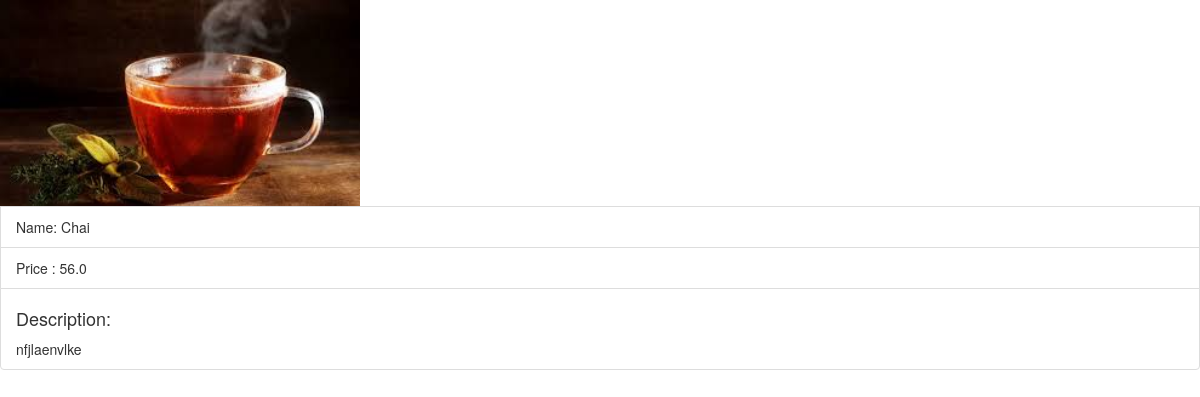
The app's page /12/ with its own data.
### tea/models.py (models this page shows, shortened)
class TeaComponent(models.Model):
    name = models.CharField(max_length=500,null=False,blank=False)
    description = models.CharField(max_length=600, null=False,blank=False)
    price = models.FloatField(null=False,blank=False)
    photo = models.ImageField()
    class Meta:
        app_label = 'tea'

### tea/views.py (the view)
# urls.py: path('<int:id>/',DetailView,name = "detailview")
def DetailView(request,id):
    tea = TeaComponent.objects.get(pk=id)
    if request.method == 'GET':
        return render(request,'tea/detail.html',{"tea":tea})
    return render(request, 'tea/detail.html', {"tea": tea})

### tea/templates/tea/detail.html
{% extends "base.html" %}
{% block content %}
<ul class="list-group">
      <img src= "{{ tea.photo.name }}" alt="image" style="width:30%;">
      <li class="list-group-item">Name: {{ tea.name }}</li>
      <li class="list-group-item"> Price : {{ tea.price }}</li>
      <li class="list-group-item"><h4>Description:</h4>{{ tea.description}}</li>
</ul>
{% endblock %}

### records on screen
TeaComponent: name "Chai", price "56.0", description "nfjlaenvlke"
